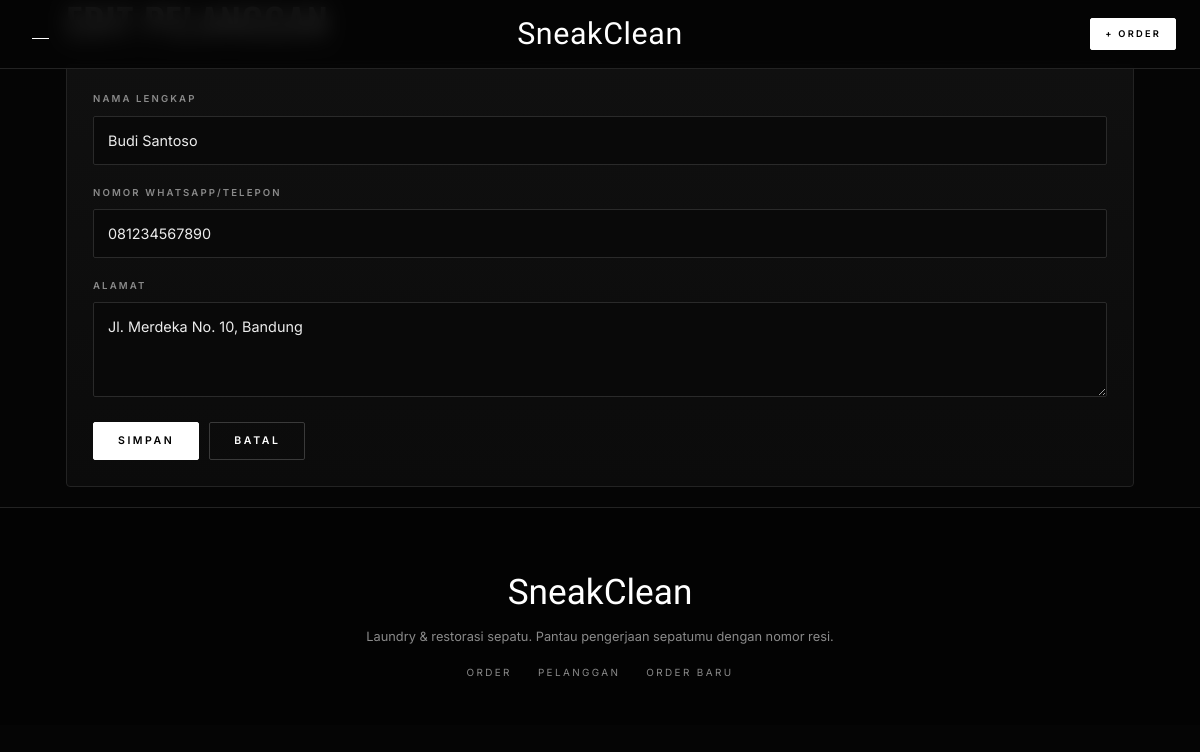
/public/pelanggan/edit/1, run on the app's committed database.
### tables this page shows
CREATE TABLE IF NOT EXISTS pelanggan (
  id_pelanggan INT UNSIGNED NOT NULL AUTO_INCREMENT,
  nama_lengkap VARCHAR(100) NOT NULL,
  no_telepon   VARCHAR(20)  NOT NULL,
  alamat       TEXT         NOT NULL,
  created_at   TIMESTAMP    NOT NULL DEFAULT CURRENT_TIMESTAMP,
  PRIMARY KEY (id_pelanggan),
  UNIQUE KEY uq_pelanggan_telepon (no_telepon)
);

### app/core/Controller.php (called while the page is built, shortened)
<?php
class Controller
{
    protected function view($view, $data = [])
    {
        extract($data);
        require __DIR__ . '/../views/layouts/header.php';
        require __DIR__ . "/../views/$view.php";
        require __DIR__ . '/../views/layouts/footer.php';
    }
}

### app/controllers/PelangganController.php (called while the page is built, shortened)
<?php
class PelangganController extends Controller
{
    private $model;
    public function __construct() { $this->model = new Pelanggan(); }
    public function edit($id = 0)
    {
        $row = $this->model->find((int)$id);
        $this->view('pelanggan/form', [
            'title' => 'Edit Pelanggan', 'mode' => 'edit', 'errors' => [], 'id' => (int)$id, 'data' => $row,
        ]);
    }
}

### app/core/Router.php (called while the page is built, shortened)
<?php
class Router
{
    public function dispatch()
    {
        $url   = trim($_GET['url'] ?? '', '/');
        $parts = $url === '' ? [] : explode('/', $url);
        $method = $parts[1] ?? 'index';
        $params = array_slice($parts, 2);
        call_user_func_array([new $class(), $method], $params);
    }
}

### public/index.php (called while the page is built, shortened)
<?php
require_once __DIR__ . '/../app/helpers.php';
spl_autoload_register(function ($class) {
    foreach (['core', 'controllers', 'models'] as $dir) {
        $file = __DIR__ . "/../app/$dir/$class.php";
        if (file_exists($file)) {
            return;
        }
    }
});
(new Router())->dispatch();

### app/helpers.php (called while the page is built, shortened)
<?php
function e($v) { return htmlspecialchars((string)$v, ENT_QUOTES, 'UTF-8'); }
function url($path = '') { return BASE_URL . '/' . ltrim($path, '/'); }

### app/models/Pelanggan.php (called while the page is built, shortened)
<?php
class Pelanggan
{
    private $db;
    public function __construct() { $this->db = Database::conn(); }
    public function find($id)
    {
        $st = $this->db->prepare('SELECT * FROM pelanggan WHERE id_pelanggan = ?');
        $st->execute([$id]);
        return $st->fetch();
    }
}

### app/core/Database.php (called while the page is built)
<?php
class Database
{
    private static $pdo = null;
    public static function conn()
    {
        if (self::$pdo === null) {
            $dsn = 'mysql:host=' . DB_HOST . ';dbname=' . DB_NAME . ';charset=utf8mb4';
            try {
                self::$pdo = new PDO($dsn, DB_USER, DB_PASS, [
                    PDO::ATTR_ERRMODE            => PDO::ERRMODE_EXCEPTION,
                    PDO::ATTR_DEFAULT_FETCH_MODE => PDO::FETCH_ASSOC,
                    PDO::ATTR_EMULATE_PREPARES   => false,
                ]);
            } catch (PDOException $e) {
                die('Koneksi database gagal: ' . $e->getMessage());
            }
        }
        return self::$pdo;
    }
}

### app/views/pelanggan/form.php (the view, shortened to what this page needs)
<h1><?= $mode === 'edit' ? 'Edit Pelanggan' : 'Tambah Pelanggan' ?></h1>
<form class="card form" method="post"
      action="<?= $mode === 'edit' ? url('pelanggan/update/' . $id) : url('pelanggan/store') ?>">
    <label>Nama Lengkap
        <input type="text" name="nama_lengkap" value="<?= e($data['nama_lengkap']) ?>" required>
    </label>
    <label>Nomor WhatsApp/Telepon
        <input type="text" name="no_telepon" value="<?= e($data['no_telepon']) ?>" placeholder="08xxxxxxxxxx" required>
    </label>
    <label>Alamat
        <textarea name="alamat" rows="3" required><?= e($data['alamat']) ?></textarea>
    </label>
    <div class="form-actions">
        <button class="btn" type="submit">Simpan</button>
        <a class="btn btn-ghost" href="<?= url('pelanggan') ?>">Batal</a>
    </div>
</form>

### public/css/style.css (style rules this page uses)
:root { --bg:#050505; --card:#0d0d0d; --card2:#141414; --line:#232323; --ink:#ededed; --muted:#8a8a8a; --white:#fff; --teal:#0f4c47; --teal-d:#082b27; --copper:#d29a6a; --danger:#ff7b7b; --display:"Oswald","Bebas Neue","Arial Narrow",Impact,sans-serif; --script:"Yellowtail","Brush Script MT",cursive; --body:"Inter","Helvetica Neue",Arial,"Segoe UI",sans-serif; color-scheme:dark; }
* { box-sizing:border-box }
html { background:var(--bg);scroll-behavior:smooth }
body { margin:0;font-family:var(--body);background:var(--bg);color:var(--ink);line-height:1.6;-webkit-font-smoothing:antialiased }
a { color:var(--white);text-decoration:none }
h1,h2,h3 { font-family:var(--display);font-weight:500;text-transform:uppercase;letter-spacing:.02em;line-height:1.1;margin:0 }
main h1 { font-size:2.4rem;margin:0 0 22px }
.btn { display:inline-block;background:var(--white);color:#000!important;border:1px solid var(--white);border-radius:2px;padding:13px 24px; font:600 .66rem/1 var(--body);letter-spacing:.24em;text-transform:uppercase;cursor:pointer;transition:all .25s }
.btn-ghost { background:transparent;color:var(--white)!important;border-color:#3a3a3a }
.card { background:linear-gradient(180deg,#101010,#0b0b0b);border:1px solid var(--line);border-radius:4px;padding:26px;margin-bottom:20px }
input,select,textarea { width:100%;padding:12px 14px;background:#090909;color:var(--ink);border:1px solid #2a2a2a;border-radius:2px;font:inherit;font-size:.9rem;transition:border-color .25s,box-shadow .25s }
input::placeholder,textarea::placeholder { color:#555 }
.form label { display:block;margin-bottom:20px;font-size:.6rem;font-weight:600;letter-spacing:.22em;text-transform:uppercase;color:var(--muted) }
.form label>input,.form label>select,.form label>textarea { margin-top:9px;text-transform:none;letter-spacing:0;font-weight:400;color:var(--ink) }
.form-actions { display:flex;gap:10px;margin-top:8px }

### data on the page
pelanggan: nama_lengkap "Budi Santoso", no_telepon "081234567890", alamat "Jl. Merdeka No. 10, Bandung"
